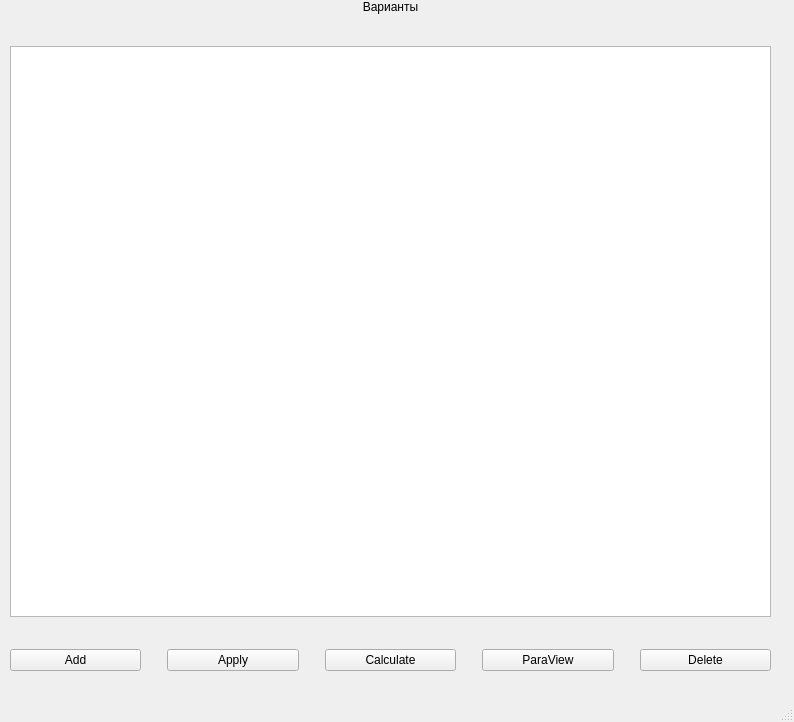
<?xml version="1.0" encoding="UTF-8"?>
<ui version="4.0">
 <class>BestShaftWindow</class>
 <widget class="QMainWindow" name="BestShaftWindow">
  <property name="geometry">
   <rect>
    <x>0</x>
    <y>0</y>
    <width>794</width>
    <height>722</height>
   </rect>
  </property>
  <property name="windowTitle">
   <string>Best Shaft</string>
  </property>
  <widget class="QWidget" name="centralwidget">
   <widget class="QWidget" name="formLayoutWidget">
    <property name="geometry">
     <rect>
      <x>10</x>
      <y>0</y>
      <width>761</width>
      <height>671</height>
     </rect>
    </property>
    <layout class="QFormLayout" name="formLayout_2">
     <item row="1" column="0" colspan="2">
      <spacer name="verticalSpacer">
       <property name="orientation">
        <enum>Qt::Vertical</enum>
       </property>
       <property name="sizeType">
        <enum>QSizePolicy::Fixed</enum>
       </property>
       <property name="sizeHint" stdset="0">
        <size>
         <width>20</width>
         <height>20</height>
        </size>
       </property>
      </spacer>
     </item>
     <item row="2" column="0" colspan="2">
      <widget class="QTableWidget" name="tableWidget">
       <property name="sizePolicy">
        <sizepolicy hsizetype="Expanding" vsizetype="Expanding">
         <horstretch>0</horstretch>
         <verstretch>0</verstretch>
        </sizepolicy>
       </property>
      </widget>
     </item>
     <item row="3" column="0" colspan="2">
      <spacer name="verticalSpacer_2">
       <property name="orientation">
        <enum>Qt::Vertical</enum>
       </property>
       <property name="sizeType">
        <enum>QSizePolicy::Fixed</enum>
       </property>
       <property name="sizeHint" stdset="0">
        <size>
         <width>20</width>
         <height>20</height>
        </size>
       </property>
      </spacer>
     </item>
     <item row="4" column="0" colspan="2">
      <layout class="QHBoxLayout" name="horizontalLayout">
       <property name="spacing">
        <number>6</number>
       </property>
       <property name="sizeConstraint">
        <enum>QLayout::SetNoConstraint</enum>
       </property>
       <item>
        <widget class="QPushButton" name="addButton">
         <property name="text">
          <string>Add</string>
         </property>
        </widget>
       </item>
       <item>
        <spacer name="horizontalSpacer_3">
         <property name="orientation">
          <enum>Qt::Horizontal</enum>
         </property>
         <property name="sizeType">
          <enum>QSizePolicy::Fixed</enum>
         </property>
         <property name="sizeHint" stdset="0">
          <size>
           <width>20</width>
           <height>20</height>
          </size>
         </property>
        </spacer>
       </item>
       <item>
        <widget class="QPushButton" name="applyButton">
         <property name="text">
          <string>Apply</string>
         </property>
        </widget>
       </item>
       <item>
        <spacer name="horizontalSpacer">
         <property name="orientation">
          <enum>Qt::Horizontal</enum>
         </property>
         <property name="sizeType">
          <enum>QSizePolicy::Fixed</enum>
         </property>
         <property name="sizeHint" stdset="0">
          <size>
           <width>20</width>
           <height>20</height>
          </size>
         </property>
        </spacer>
       </item>
       <item>
        <widget class="QPushButton" name="calculateButton">
         <property name="text">
          <string>Calculate</string>
         </property>
        </widget>
       </item>
       <item>
        <spacer name="horizontalSpacer_2">
         <property name="orientation">
          <enum>Qt::Horizontal</enum>
         </property>
         <property name="sizeType">
          <enum>QSizePolicy::Fixed</enum>
         </property>
         <property name="sizeHint" stdset="0">
          <size>
           <width>20</width>
           <height>20</height>
          </size>
         </property>
        </spacer>
       </item>
       <item>
        <widget class="QPushButton" name="paraviewButton">
         <property name="text">
          <string>ParaView</string>
         </property>
        </widget>
       </item>
       <item>
        <spacer name="horizontalSpacer_4">
         <property name="orientation">
          <enum>Qt::Horizontal</enum>
         </property>
         <property name="sizeType">
          <enum>QSizePolicy::Fixed</enum>
         </property>
         <property name="sizeHint" stdset="0">
          <size>
           <width>20</width>
           <height>20</height>
          </size>
         </property>
        </spacer>
       </item>
       <item>
        <widget class="QPushButton" name="deleteButton">
         <property name="text">
          <string>Delete</string>
         </property>
        </widget>
       </item>
      </layout>
     </item>
     <item row="0" column="0" colspan="2">
      <widget class="QLabel" name="label">
       <property name="layoutDirection">
        <enum>Qt::LeftToRight</enum>
       </property>
       <property name="text">
        <string>Варианты</string>
       </property>
       <property name="alignment">
        <set>Qt::AlignCenter</set>
       </property>
      </widget>
     </item>
    </layout>
   </widget>
  </widget>
  <widget class="QMenuBar" name="menubar">
   <property name="geometry">
    <rect>
     <x>0</x>
     <y>0</y>
     <width>794</width>
     <height>25</height>
    </rect>
   </property>
  </widget>
  <widget class="QStatusBar" name="statusbar"/>
 </widget>
 <resources/>
 <connections/>
</ui>
